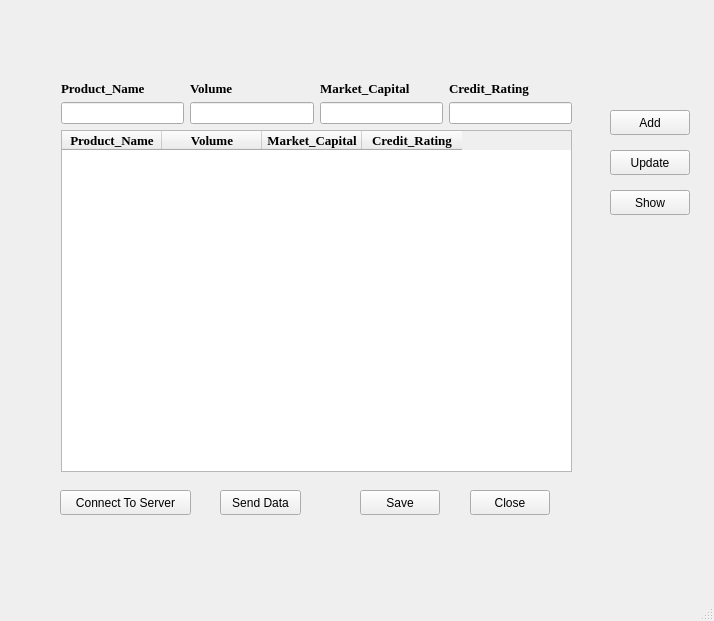
<?xml version="1.0" encoding="UTF-8"?>
<ui version="4.0">
 <class>MainWindow</class>
 <widget class="QMainWindow" name="MainWindow">
  <property name="geometry">
   <rect>
    <x>0</x>
    <y>0</y>
    <width>714</width>
    <height>621</height>
   </rect>
  </property>
  <property name="windowTitle">
   <string>MainWindow</string>
  </property>
  <widget class="QWidget" name="centralwidget">
   <widget class="QPushButton" name="pushButton_Add">
    <property name="geometry">
     <rect>
      <x>610</x>
      <y>110</y>
      <width>80</width>
      <height>25</height>
     </rect>
    </property>
    <property name="text">
     <string>Add</string>
    </property>
   </widget>
   <widget class="QPushButton" name="pushButton_Update">
    <property name="geometry">
     <rect>
      <x>610</x>
      <y>150</y>
      <width>80</width>
      <height>25</height>
     </rect>
    </property>
    <property name="text">
     <string>Update</string>
    </property>
   </widget>
   <widget class="QPushButton" name="pushButton_Save">
    <property name="geometry">
     <rect>
      <x>360</x>
      <y>490</y>
      <width>80</width>
      <height>25</height>
     </rect>
    </property>
    <property name="text">
     <string>Save</string>
    </property>
   </widget>
   <widget class="QPushButton" name="pushButton_Close">
    <property name="geometry">
     <rect>
      <x>470</x>
      <y>490</y>
      <width>80</width>
      <height>25</height>
     </rect>
    </property>
    <property name="text">
     <string>Close</string>
    </property>
   </widget>
   <widget class="QPushButton" name="pushButton_Show">
    <property name="geometry">
     <rect>
      <x>610</x>
      <y>190</y>
      <width>80</width>
      <height>25</height>
     </rect>
    </property>
    <property name="text">
     <string>Show</string>
    </property>
   </widget>
   <widget class="QLabel" name="label_Database_Status">
    <property name="geometry">
     <rect>
      <x>70</x>
      <y>530</y>
      <width>261</width>
      <height>31</height>
     </rect>
    </property>
    <property name="text">
     <string/>
    </property>
   </widget>
   <widget class="QLabel" name="label_Time">
    <property name="geometry">
     <rect>
      <x>590</x>
      <y>40</y>
      <width>101</width>
      <height>21</height>
     </rect>
    </property>
    <property name="text">
     <string/>
    </property>
   </widget>
   <widget class="QLabel" name="label_Date">
    <property name="geometry">
     <rect>
      <x>590</x>
      <y>10</y>
      <width>101</width>
      <height>21</height>
     </rect>
    </property>
    <property name="text">
     <string/>
    </property>
   </widget>
   <widget class="QWidget" name="layoutWidget">
    <property name="geometry">
     <rect>
      <x>61</x>
      <y>81</y>
      <width>511</width>
      <height>391</height>
     </rect>
    </property>
    <layout class="QVBoxLayout" name="verticalLayout_5">
     <item>
      <layout class="QHBoxLayout" name="horizontalLayout">
       <item>
        <layout class="QVBoxLayout" name="verticalLayout">
         <item>
          <widget class="QLabel" name="label_Product_Name">
           <property name="font">
            <font>
             <family>Times New Roman</family>
             <pointsize>10</pointsize>
             <weight>75</weight>
             <bold>true</bold>
            </font>
           </property>
           <property name="text">
            <string>Product_Name</string>
           </property>
          </widget>
         </item>
         <item>
          <widget class="QLineEdit" name="lineEdit_Product_Name"/>
         </item>
        </layout>
       </item>
       <item>
        <layout class="QVBoxLayout" name="verticalLayout_2">
         <item>
          <widget class="QLabel" name="label_Volume">
           <property name="font">
            <font>
             <family>Times New Roman</family>
             <pointsize>10</pointsize>
             <weight>75</weight>
             <bold>true</bold>
            </font>
           </property>
           <property name="text">
            <string>Volume</string>
           </property>
          </widget>
         </item>
         <item>
          <widget class="QLineEdit" name="lineEdit_Volume"/>
         </item>
        </layout>
       </item>
       <item>
        <layout class="QVBoxLayout" name="verticalLayout_3">
         <item>
          <widget class="QLabel" name="label_Market_Capital">
           <property name="font">
            <font>
             <family>Times New Roman</family>
             <pointsize>10</pointsize>
             <weight>75</weight>
             <bold>true</bold>
            </font>
           </property>
           <property name="text">
            <string>Market_Capital</string>
           </property>
          </widget>
         </item>
         <item>
          <widget class="QLineEdit" name="lineEdit_Market_Capital"/>
         </item>
        </layout>
       </item>
       <item>
        <layout class="QVBoxLayout" name="verticalLayout_4">
         <item>
          <widget class="QLabel" name="label_Credit_Rating">
           <property name="font">
            <font>
             <family>Times New Roman</family>
             <pointsize>10</pointsize>
             <weight>75</weight>
             <bold>true</bold>
            </font>
           </property>
           <property name="text">
            <string>Credit_Rating</string>
           </property>
          </widget>
         </item>
         <item>
          <widget class="QLineEdit" name="lineEdit_Credit_Rating"/>
         </item>
        </layout>
       </item>
      </layout>
     </item>
     <item>
      <widget class="QTableWidget" name="tableWidget">
       <column>
        <property name="text">
         <string>Product_Name</string>
        </property>
        <property name="font">
         <font>
          <family>Times New Roman</family>
          <pointsize>10</pointsize>
          <weight>75</weight>
          <bold>true</bold>
         </font>
        </property>
       </column>
       <column>
        <property name="text">
         <string>Volume</string>
        </property>
        <property name="font">
         <font>
          <family>Times New Roman</family>
          <pointsize>10</pointsize>
          <weight>75</weight>
          <bold>true</bold>
         </font>
        </property>
       </column>
       <column>
        <property name="text">
         <string>Market_Capital</string>
        </property>
        <property name="font">
         <font>
          <family>Times New Roman</family>
          <pointsize>10</pointsize>
          <weight>75</weight>
          <bold>true</bold>
         </font>
        </property>
       </column>
       <column>
        <property name="text">
         <string>Credit_Rating</string>
        </property>
        <property name="font">
         <font>
          <family>Times New Roman</family>
          <pointsize>10</pointsize>
          <weight>75</weight>
          <bold>true</bold>
         </font>
        </property>
       </column>
      </widget>
     </item>
    </layout>
   </widget>
   <widget class="QPushButton" name="pushButton_Connect_To_Server">
    <property name="geometry">
     <rect>
      <x>60</x>
      <y>490</y>
      <width>131</width>
      <height>25</height>
     </rect>
    </property>
    <property name="text">
     <string>Connect To Server</string>
    </property>
   </widget>
   <widget class="QPushButton" name="pushButton_Send_Data">
    <property name="geometry">
     <rect>
      <x>220</x>
      <y>490</y>
      <width>81</width>
      <height>25</height>
     </rect>
    </property>
    <property name="text">
     <string>Send Data</string>
    </property>
   </widget>
  </widget>
  <widget class="QMenuBar" name="menubar">
   <property name="geometry">
    <rect>
     <x>0</x>
     <y>0</y>
     <width>714</width>
     <height>25</height>
    </rect>
   </property>
  </widget>
  <widget class="QStatusBar" name="statusbar"/>
 </widget>
 <resources/>
 <connections/>
</ui>
